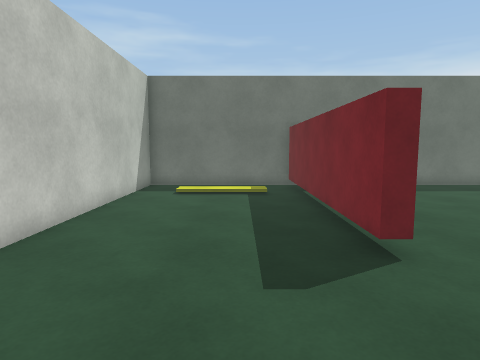
[1] (above)

17 first-person views from a walk through a Unity game level. The camera is 1.35 m above the floor, tilts 6° down and sees 75° across. The floor is counted in squares, 0.72 m on a side. Each view is taken from the middle of a square. On the plan, view 1 faces up. The plan holds only what a view shows up to about 17 squares ahead; the rest is blank. The player is left out. Surface patterns are stand-ins for the level's own textures.

[2]
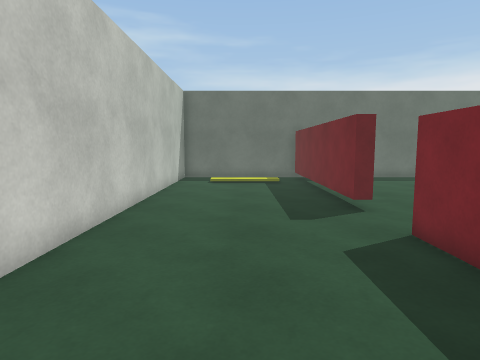

[3]
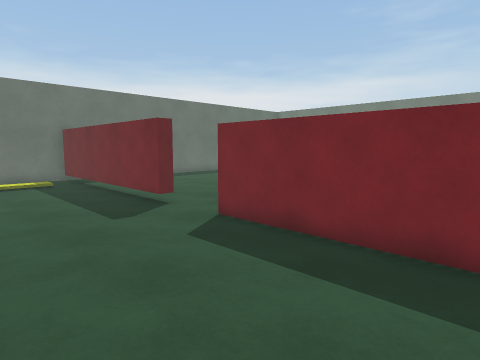

[4]
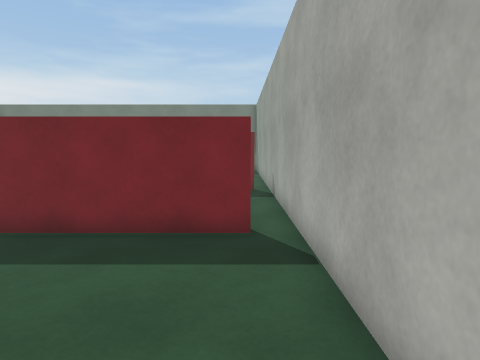

[5]
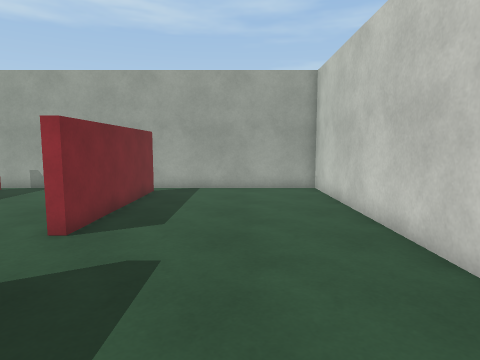

[6]
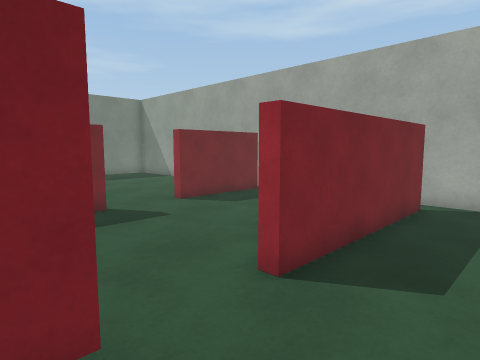

[7]
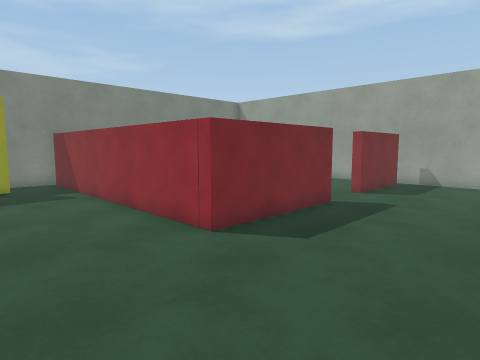

[8]
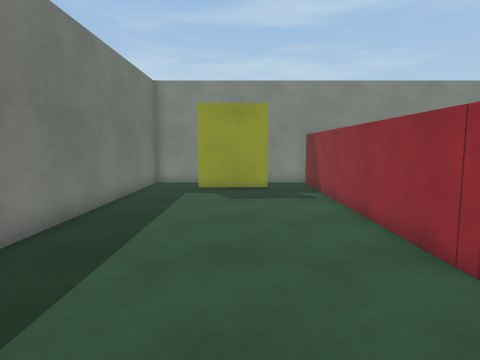

[9]
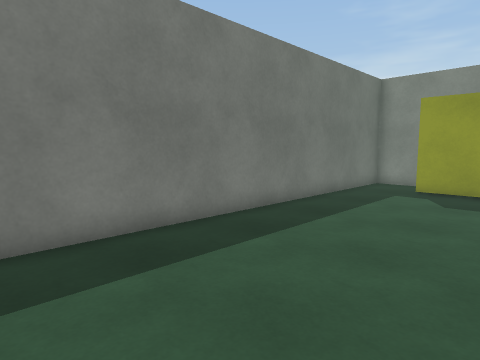

[10]
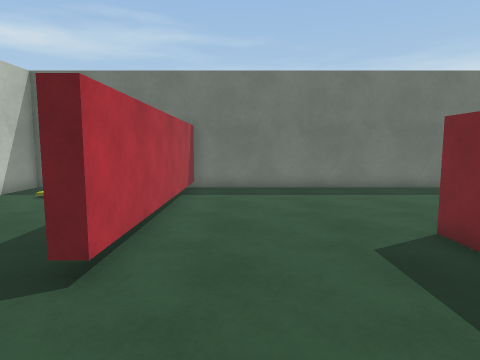

[11]
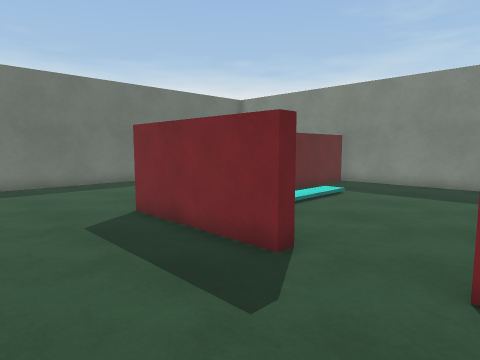

[12]
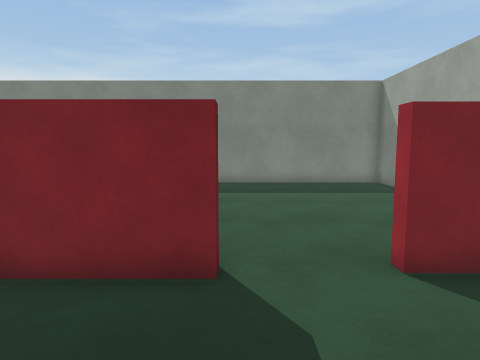

[13]
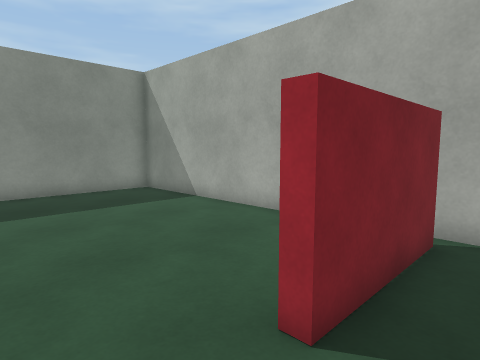

[14]
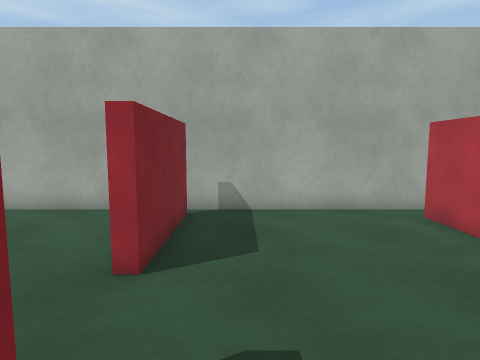

[15]
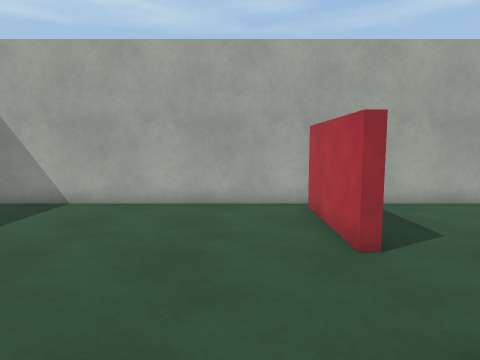

[16]
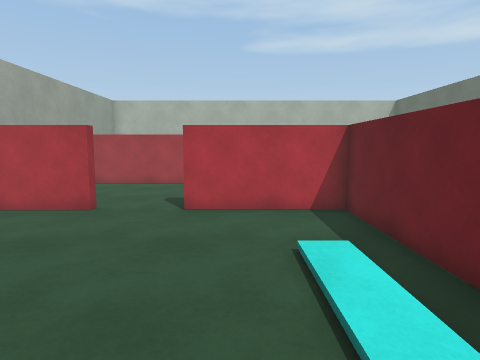

[17]
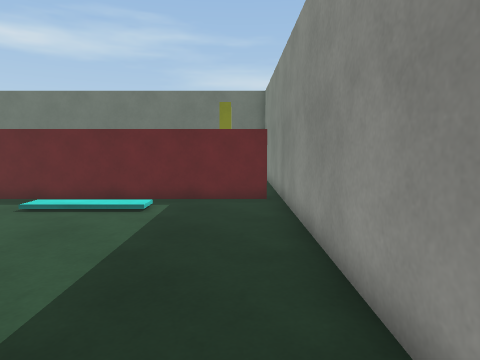

### Floor plan
Points are (right, up) in squares from view 1. A wall is a line through its corners. A room is listed if a view was taken in it or the views show most of it. See-through windows are left out.
Room 1 (views 1, 2, 3, 4, 5, 6)
walls: (2.9, 5.2) (2.4, 5.2) (2.4, 15.1); (2.7, -4.2) (2.7, 2.5) (3.1, 2.5); (3.1, 15.4) (-4.4, 15.4) (-4.5, -5.3) (3.5, -5.3)
ways out: opening at (3, -5) to room 2; opening at (3, 4) to room 2
Room 2 (views 7, 8, 9, 10, 11, 12, 13, 14)
walls: (9.8, 2.3) (9.3, 2.3) (9.3, 7.6) (21, 7.6); (2.9, 1.2) (2.9, -4.2); (2.9, 15.1) (2.9, 5.2); (21.5, 6.9) (21.5, 15.4) (3.1, 15.4); (9.5, -4.8) (9.5, -0.4) (9.8, -0.4); (3.5, -5.3) (10.5, -5.3)
ways out: opening at (3, -5) to room 1; opening at (3, 4) to room 1; opening at (10, -5) to room 3; opening at (10, 1) to room 3; gap at (21, 7) to room 3
Room 3 (views 15, 16, 17)
walls: (9.8, -0.4) (9.8, -4.6); (21, 7.1) (9.8, 7.1) (9.8, 2.3); (10.5, -5.3) (21.5, -5.3) (21.5, 6.9)
ways out: opening at (10, -5) to room 2; opening at (10, 1) to room 2; gap at (21, 7) to room 2

Where each view was taken, in squares from view 1:
view 1: 0 up, 0 right, facing up
view 2: 4 down, 1 left, facing up
view 3: 4 down, 3 left, facing up-right
view 4: 4 down, 4 left, facing right
view 5: 9 up, 1 left, facing down
view 6: 6 up, 0 right, facing down-right
view 7: 12 up, 4 right, facing down-right
view 8: 11 up, 5 right, facing right
view 9: 9 up, 5 right, facing up-right
view 10: 1 up, 5 right, facing up
view 11: 1 down, 5 right, facing up-right
view 12: 2 up, 5 right, facing right
view 13: 2 up, 8 right, facing down-right
view 14: 4 up, 8 right, facing down
view 15: 5 up, 12 right, facing down
view 16: 4 up, 19 right, facing left
view 17: 4 down, 20 right, facing up
